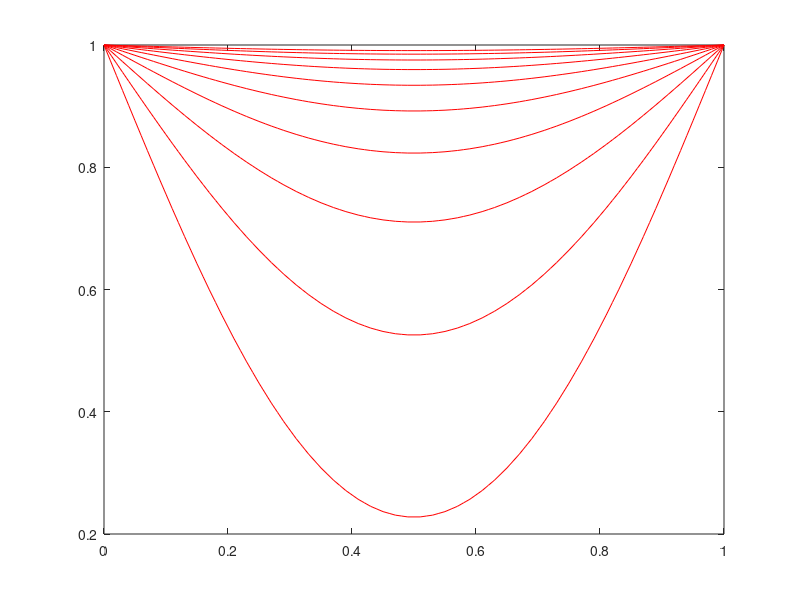

Here is the MATLAB script that generated this plot:
%Unsteady diffusion
%prob_parm
D=0.05;
dt=0.001;
dx=0.01;
timesteps=10000;
%100 for 0.1s
%1000 for 1s
%10000 for 10s
%mesh arrrays 
c=zeros(1,101);
%ICs
c(1)=1;c(end)=1;
%solver
CFL=D*dt/(dx)^2;
x=linspace(0,1,101);
for i = 1:timesteps
    c_n=c;
    for j=2:100
        c(j)=c_n(j)+CFL*(c_n(j+1)+c_n(j-1)-2*c_n(j));
    end
    if (rem(i,1000)==0)
        plot(x,c,'-r');
        hold on;
    end
end
hold off;
